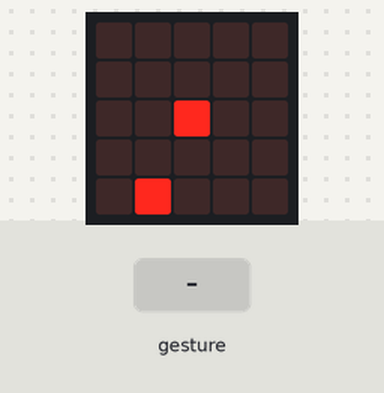
The program below on a simulated BBC micro:bit (MakeCode). Parts: the board's 5×5 LED display. Inputs (shaded band) come from the test bench. Random numbers come from a fixed seed; a tilt is held for 1.5 s and a shake lasts 1 s, then the board lies face up again.

Above: at 1.2 s.
1.3 s: gesture 'logo up'
At 1.9 s:
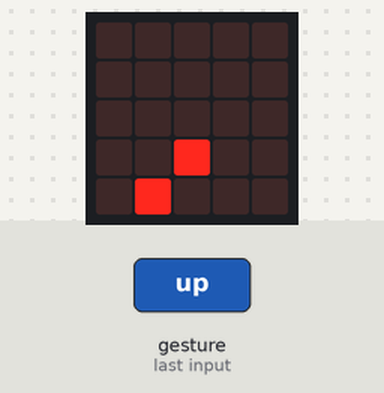
2.9 s: gesture 'tilt right'
At 4.1 s:
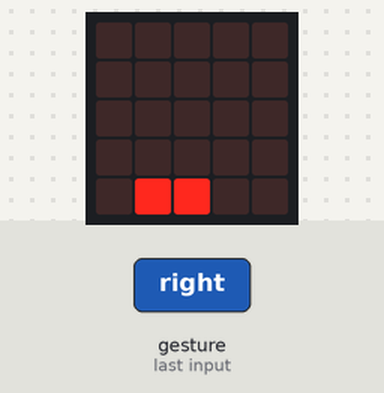
4.4 s: gesture 'logo down'
At 5.4 s:
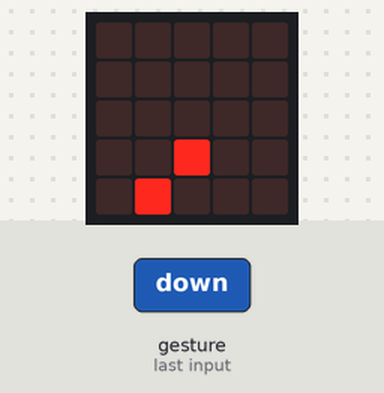
6.0 s: gesture 'tilt left'
At 6.6 s:
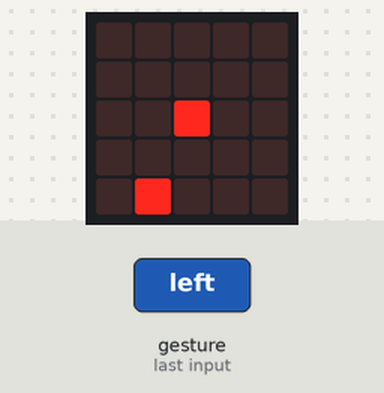
7.5 s: gesture 'logo down'
At 8.8 s:
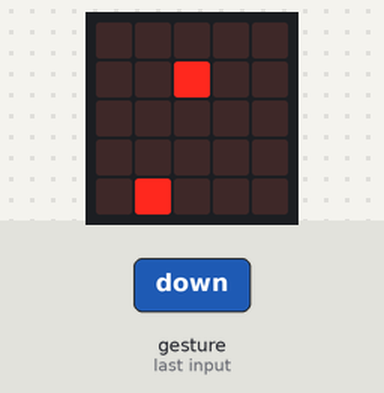
9.1 s: gesture 'tilt left'
At 10.1 s:
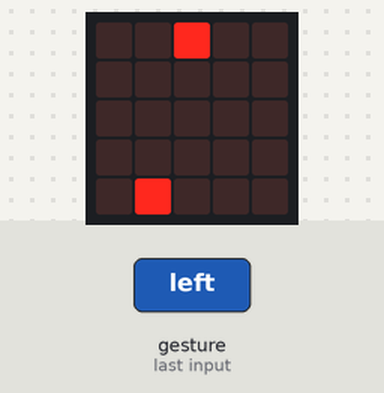
Timing chart, 0 to 11.6 s (numbered marks = the images above; inputs shaded):
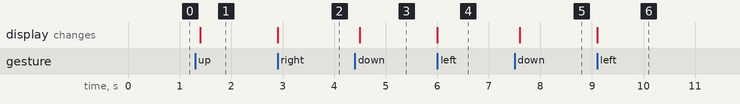

The program:

main.ts
```typescript
input.onGesture(Gesture.LogoUp, function () {
    蛇.change(LedSpriteProperty.Y, 1)
})
input.onGesture(Gesture.LogoDown, function () {
    蛇.change(LedSpriteProperty.Y, -1)
})
input.onGesture(Gesture.TiltLeft, function () {
    蛇.change(LedSpriteProperty.Y, -1)
})
input.onGesture(Gesture.TiltRight, function () {
    蛇.change(LedSpriteProperty.Y, 1)
})
let 蛇: game.LedSprite = null
蛇 = game.createSprite(2, 2)
let 食物 = game.createSprite(randint(0, 4), randint(0, 4))
basic.forever(function () {
    if (蛇.isTouching(食物)) {
        game.addScore(1)
        食物.delete()
        食物 = game.createSprite(randint(0, 4), randint(0, 4))
        basic.pause(100)
    }
    if (game.score() == 5) {
        basic.showLeds(`
            . # . # .
            . . . . .
            # # # # #
            # . . . #
            . # # # .
            `)
        game.gameOver()
    }
})
```

test.ts
```typescript
// 在這裡測試；當此封包作為擴充功能時，將不會編譯此內容。
```

Measured:
- after the input at 1.3 s, the display: changes after 0.10 s (image 1)
- after the input at 2.9 s, the display: changes at once (image 2)
- after the input at 4.4 s, the display: changes after 0.10 s (image 3)
- after the input at 6.0 s, the display: changes at once (image 4)
- after the input at 7.5 s, the display: changes after 0.10 s (image 5)
- after the input at 9.1 s, the display: changes at once (image 6)
